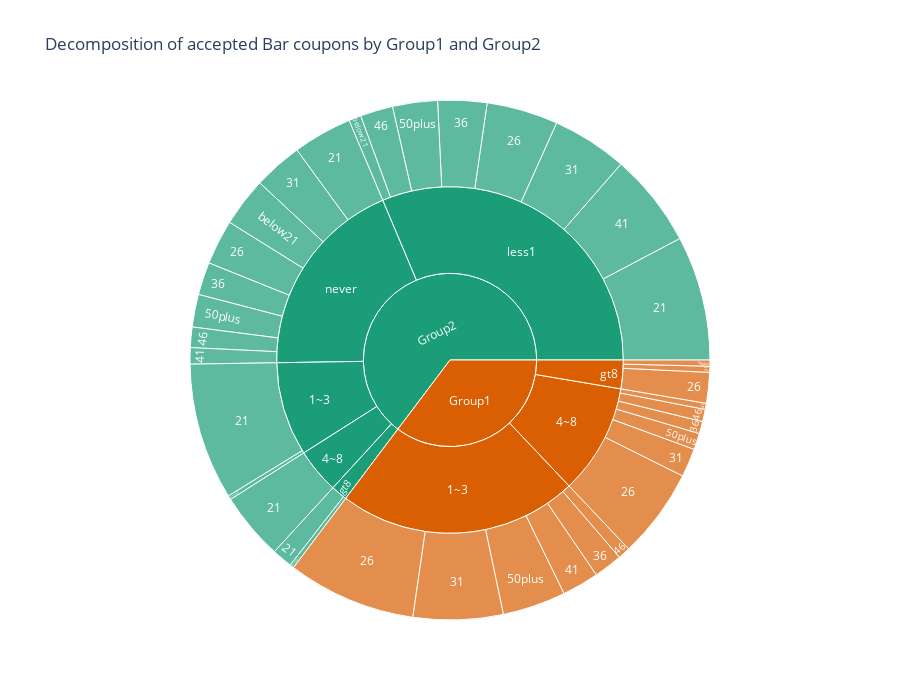

Notebook cell for this chart:
### Markdown cell above
#### To better understand the acceptance of coupon according to the number of visits and age, we will create a sunburst chart representing all accepted coupon and coloring Group1 and Group2

### Code cell
#replace labels so they become meaningful
df_bar_merge['Group']= df_bar_merge['_merge'].apply(lambda x: 'Group2' if x == 'left_only' else 'Group1')

#sunburst chart to better understand the breakdown of the bar dataset
fig_sun_bar = px.sunburst(df_bar_merge, path = ['Group','Bar','age'], values='Y', 
                          title = 'Decomposition of accepted Bar coupons by Group1 and Group2',
                      color_discrete_sequence = px.colors.qualitative.Dark2, width = 900, height = 700 )
fig_sun_bar

### Figure 1 — Plotly figure (JSON) as saved in the notebook; plotly's stock layout.template omitted (floating-point values rounded to 4 significant figures)
{"data": [{"branchvalues": "total", "domain": {"x": [0, 1], "y": [0, 1]}, "hovertemplate": "labels=%{label}<br>Y=%{value}<br>parent=%{parent}<br>id=%{id}<extra></extra>", "ids": ["Group2/1~3/21", "Group2/4~8/21", "Group2/gt8/21", "Group2/less1/21", "Group2/never/21", "Group1/1~3/26", "Group1/4~8/26", "Group1/gt8/26", "Group2/less1/26", "Group2/never/26", "Group1/1~3/31", "Group1/4~8/31", "Group1/gt8/31", "Group2/less1/31", "Group2/never/31", "Group1/1~3/36", "Group1/4~8/36", "Group2/less1/36", "Group2/never/36", "Group1/1~3/41", "Group1/4~8/41", "Group2/less1/41", "Group2/never/41", "Group1/1~3/46", "Group1/4~8/46", "Group2/less1/46", "Group2/never/46", "Group1/1~3/50plus", "Group1/4~8/50plus", "Group1/gt8/50plus", "Group2/less1/50plus", "Group2/never/50plus", "Group2/1~3/below21", "Group2/gt8/below21", "Group2/less1/below21", "Group2/never/below21", "Group1/1~3", "Group2/1~3", "Group1/4~8", "Group2/4~8", "Group1/gt8", "Group2/gt8", "Group2/less1", "Group2/never", "Group1", "Group2"], "labels": ["21", "21", "21", "21", "21", "26", "26", "26", "26", "26", "31", "31", "31", "31", "31", "36", "36", "36", "36", "41", "41", "41", "41", "46", "46", "46", "46", "50plus", "50plus", "50plus", "50plus", "50plus", "below21", "below21", "below21", "below21", "1~3", "1~3", "4~8", "4~8", "gt8", "gt8", "less1", "never", "Group1", "Group2"], "name": "", "parents": ["Group2/1~3", "Group2/4~8", "Group2/gt8", "Group2/less1", "Group2/never", "Group1/1~3", "Group1/4~8", "Group1/gt8", "Group2/less1", "Group2/never", "Group1/1~3", "Group1/4~8", "Group1/gt8", "Group2/less1", "Group2/never", "Group1/1~3", "Group1/4~8", "Group2/less1", "Group2/never", "Group1/1~3", "Group1/4~8", "Group2/less1", "Group2/never", "Group1/1~3", "Group1/4~8", "Group2/less1", "Group2/never", "Group1/1~3", "Group1/4~8", "Group1/gt8", "Group2/less1", "Group2/never", "Group2/1~3", "Group2/gt8", "Group2/less1", "Group2/never", "Group1", "Group2", "Group1", "Group2", "Group1", "Group2", "Group2", "Group2", "", ""], "type": "sunburst", "values": [67, 33, 10, 61, 29, 63, 44, 15, 35, 22, 44, 14, 3, 37, 24, 14, 6, 24, 16, 18, 3, 46, 8, 6, 6, 16, 10, 31, 8, 3, 22, 16, 2, 2, 6, 24, 176, 69, 81, 33, 21, 12, 247, 149, 278, 510]}], "layout": {"height": 700, "legend": {"tracegroupgap": 0}, "sunburstcolorway": ["rgb(27,158,119)", "rgb(217,95,2)", "rgb(117,112,179)", "rgb(231,41,138)", "rgb(102,166,30)", "rgb(230,171,2)", "rgb(166,118,29)", "rgb(102,102,102)"], "title": {"text": "Decomposition of accepted Bar coupons by Group1 and Group2"}, "width": 900}}
